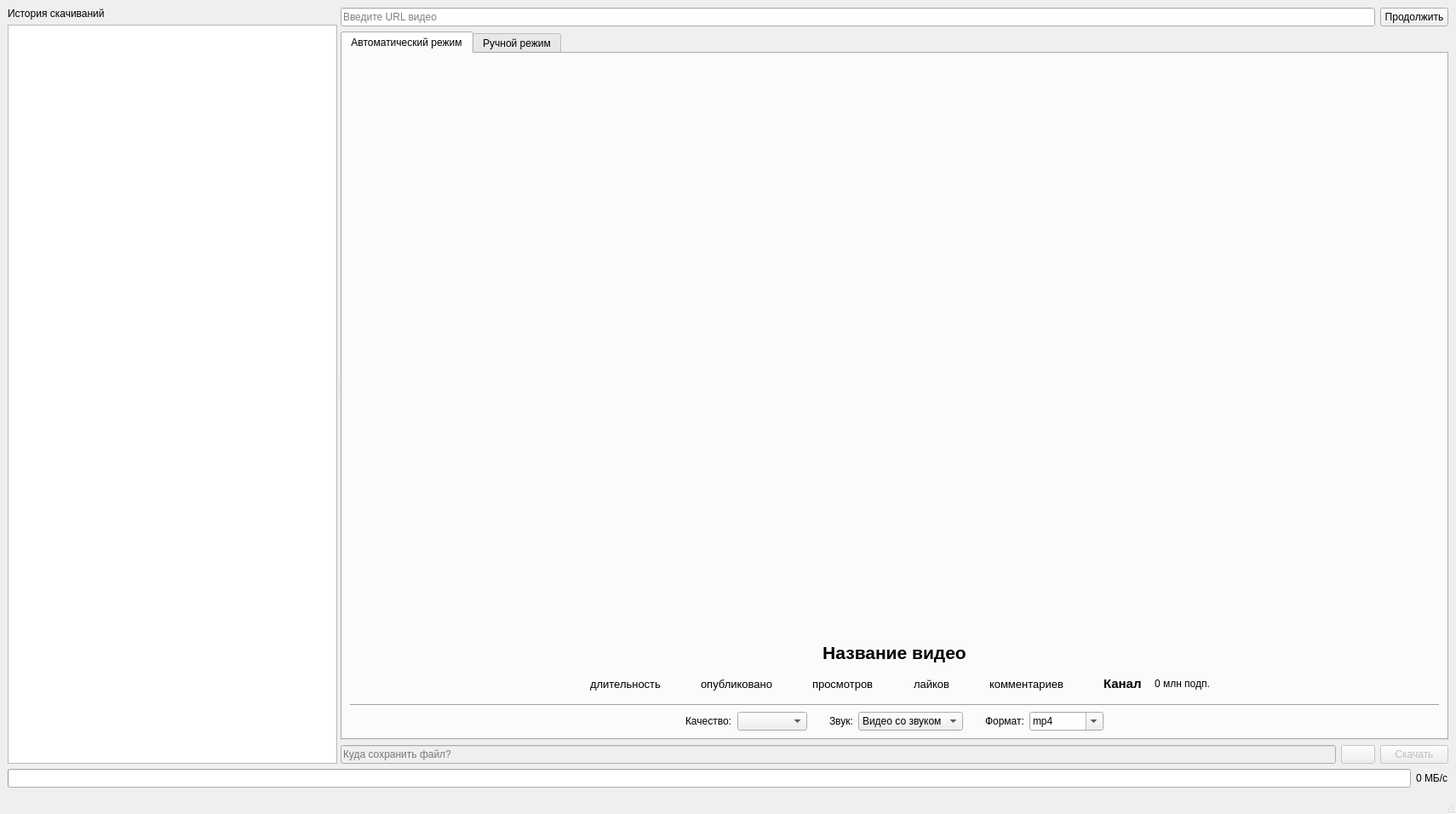
<?xml version="1.0" encoding="UTF-8"?>
<ui version="4.0">
 <class>MainWindow</class>
 <widget class="QMainWindow" name="MainWindow">
  <property name="geometry">
   <rect>
    <x>0</x>
    <y>0</y>
    <width>1710</width>
    <height>956</height>
   </rect>
  </property>
  <property name="windowTitle">
   <string>Скачать видео</string>
  </property>
  <widget class="QWidget" name="centralwidget">
   <layout class="QVBoxLayout" name="verticalLayout_5">
    <item>
     <widget class="QSplitter" name="splitter">
      <property name="sizePolicy">
       <sizepolicy hsizetype="Expanding" vsizetype="Expanding">
        <horstretch>0</horstretch>
        <verstretch>0</verstretch>
       </sizepolicy>
      </property>
      <property name="orientation">
       <enum>Qt::Horizontal</enum>
      </property>
      <property name="childrenCollapsible">
       <bool>false</bool>
      </property>
      <widget class="QWidget" name="layoutWidget">
       <layout class="QVBoxLayout" name="verticalLayout_3">
        <item>
         <layout class="QHBoxLayout" name="horizontalLayout_9">
          <item>
           <widget class="QLabel" name="label">
            <property name="text">
             <string>История скачиваний</string>
            </property>
           </widget>
          </item>
         </layout>
        </item>
        <item>
         <widget class="QListWidget" name="historyList"/>
        </item>
       </layout>
      </widget>
      <widget class="QWidget" name="layoutWidget">
       <layout class="QVBoxLayout" name="verticalLayout">
        <item>
         <layout class="QHBoxLayout" name="horizontalLayout_4">
          <item>
           <widget class="QLineEdit" name="urlInput">
            <property name="toolTip">
             <string>Введите URL или название видео</string>
            </property>
            <property name="placeholderText">
             <string>Введите URL видео</string>
            </property>
           </widget>
          </item>
          <item>
           <widget class="QPushButton" name="continueBtn">
            <property name="text">
             <string>Продолжить</string>
            </property>
           </widget>
          </item>
         </layout>
        </item>
        <item>
         <widget class="QTabWidget" name="tabWidget">
          <property name="currentIndex">
           <number>0</number>
          </property>
          <widget class="QWidget" name="autoMode">
           <attribute name="title">
            <string>Автоматический режим</string>
           </attribute>
           <layout class="QVBoxLayout" name="verticalLayout_4">
            <item>
             <widget class="QLabel" name="previewPic">
              <property name="sizePolicy">
               <sizepolicy hsizetype="Preferred" vsizetype="Expanding">
                <horstretch>0</horstretch>
                <verstretch>0</verstretch>
               </sizepolicy>
              </property>
              <property name="alignment">
               <set>Qt::AlignCenter</set>
              </property>
             </widget>
            </item>
            <item>
             <widget class="QLabel" name="videoName">
              <property name="font">
               <font>
                <pointsize>16</pointsize>
                <bold>true</bold>
               </font>
              </property>
              <property name="text">
               <string>Название видео</string>
              </property>
              <property name="alignment">
               <set>Qt::AlignCenter</set>
              </property>
             </widget>
            </item>
            <item>
             <layout class="QHBoxLayout" name="horizontalLayout">
              <property name="spacing">
               <number>16</number>
              </property>
              <item>
               <spacer name="horizontalSpacer">
                <property name="orientation">
                 <enum>Qt::Horizontal</enum>
                </property>
                <property name="sizeHint" stdset="0">
                 <size>
                  <width>40</width>
                  <height>20</height>
                 </size>
                </property>
               </spacer>
              </item>
              <item>
               <widget class="QWidget" name="widget_6" native="true">
                <layout class="QHBoxLayout" name="horizontalLayout_16">
                 <property name="spacing">
                  <number>6</number>
                 </property>
                 <item>
                  <widget class="QLabel" name="label_14">
                   <property name="maximumSize">
                    <size>
                     <width>18</width>
                     <height>18</height>
                    </size>
                   </property>
                   <property name="pixmap">
                    <pixmap>../icons/round_timer_white_18dp.png</pixmap>
                   </property>
                   <property name="scaledContents">
                    <bool>true</bool>
                   </property>
                  </widget>
                 </item>
                 <item>
                  <widget class="QLabel" name="durationText">
                   <property name="font">
                    <font>
                     <pointsize>10</pointsize>
                    </font>
                   </property>
                   <property name="text">
                    <string>длительность</string>
                   </property>
                  </widget>
                 </item>
                </layout>
               </widget>
              </item>
              <item>
               <widget class="QWidget" name="widget_3" native="true">
                <layout class="QHBoxLayout" name="horizontalLayout_15">
                 <property name="spacing">
                  <number>6</number>
                 </property>
                 <item>
                  <widget class="QLabel" name="label_13">
                   <property name="maximumSize">
                    <size>
                     <width>18</width>
                     <height>18</height>
                    </size>
                   </property>
                   <property name="pixmap">
                    <pixmap>../icons/round_today_white_18dp.png</pixmap>
                   </property>
                   <property name="scaledContents">
                    <bool>true</bool>
                   </property>
                  </widget>
                 </item>
                 <item>
                  <widget class="QLabel" name="dateText">
                   <property name="font">
                    <font>
                     <pointsize>10</pointsize>
                    </font>
                   </property>
                   <property name="text">
                    <string>опубликовано</string>
                   </property>
                  </widget>
                 </item>
                </layout>
               </widget>
              </item>
              <item>
               <widget class="QWidget" name="widget_1" native="true">
                <layout class="QHBoxLayout" name="horizontalLayout_10">
                 <property name="spacing">
                  <number>6</number>
                 </property>
                 <item>
                  <widget class="QLabel" name="label_2">
                   <property name="maximumSize">
                    <size>
                     <width>18</width>
                     <height>18</height>
                    </size>
                   </property>
                   <property name="pixmap">
                    <pixmap>../icons/round_visibility_white_18dp.png</pixmap>
                   </property>
                   <property name="scaledContents">
                    <bool>true</bool>
                   </property>
                  </widget>
                 </item>
                 <item>
                  <widget class="QLabel" name="viewsText">
                   <property name="font">
                    <font>
                     <pointsize>10</pointsize>
                    </font>
                   </property>
                   <property name="text">
                    <string>просмотров</string>
                   </property>
                  </widget>
                 </item>
                </layout>
               </widget>
              </item>
              <item>
               <widget class="QWidget" name="widget_2" native="true">
                <layout class="QHBoxLayout" name="horizontalLayout_17">
                 <property name="spacing">
                  <number>6</number>
                 </property>
                 <item>
                  <widget class="QLabel" name="label_15">
                   <property name="maximumSize">
                    <size>
                     <width>18</width>
                     <height>18</height>
                    </size>
                   </property>
                   <property name="pixmap">
                    <pixmap>../icons/round_thumb_up_white_18dp.png</pixmap>
                   </property>
                   <property name="scaledContents">
                    <bool>true</bool>
                   </property>
                  </widget>
                 </item>
                 <item>
                  <widget class="QLabel" name="likeText">
                   <property name="font">
                    <font>
                     <pointsize>10</pointsize>
                    </font>
                   </property>
                   <property name="text">
                    <string>лайков</string>
                   </property>
                  </widget>
                 </item>
                </layout>
               </widget>
              </item>
              <item>
               <widget class="QWidget" name="widget_4" native="true">
                <layout class="QHBoxLayout" name="horizontalLayout_14">
                 <property name="spacing">
                  <number>6</number>
                 </property>
                 <item>
                  <widget class="QLabel" name="label_12">
                   <property name="maximumSize">
                    <size>
                     <width>18</width>
                     <height>18</height>
                    </size>
                   </property>
                   <property name="pixmap">
                    <pixmap>../icons/round_question_answer_white_18dp.png</pixmap>
                   </property>
                   <property name="scaledContents">
                    <bool>true</bool>
                   </property>
                  </widget>
                 </item>
                 <item>
                  <widget class="QLabel" name="commentsText">
                   <property name="font">
                    <font>
                     <pointsize>10</pointsize>
                    </font>
                   </property>
                   <property name="text">
                    <string>комментариев</string>
                   </property>
                  </widget>
                 </item>
                </layout>
               </widget>
              </item>
              <item>
               <widget class="QWidget" name="widget_5" native="true">
                <layout class="QHBoxLayout" name="horizontalLayout_12">
                 <property name="spacing">
                  <number>6</number>
                 </property>
                 <item>
                  <widget class="QLabel" name="label_10">
                   <property name="maximumSize">
                    <size>
                     <width>18</width>
                     <height>18</height>
                    </size>
                   </property>
                   <property name="pixmap">
                    <pixmap>../icons/round_person_white_18dp.png</pixmap>
                   </property>
                   <property name="scaledContents">
                    <bool>true</bool>
                   </property>
                  </widget>
                 </item>
                 <item>
                  <layout class="QHBoxLayout" name="horizontalLayout_6">
                   <property name="spacing">
                    <number>2</number>
                   </property>
                   <item>
                    <widget class="QLabel" name="channelText">
                     <property name="font">
                      <font>
                       <pointsize>11</pointsize>
                       <bold>true</bold>
                      </font>
                     </property>
                     <property name="text">
                      <string>Канал</string>
                     </property>
                     <property name="openExternalLinks">
                      <bool>true</bool>
                     </property>
                    </widget>
                   </item>
                   <item>
                    <widget class="QLabel" name="verifiedTick">
                     <property name="maximumSize">
                      <size>
                       <width>16</width>
                       <height>16</height>
                      </size>
                     </property>
                     <property name="pixmap">
                      <pixmap>../icons/round_verified_white_18dp.png</pixmap>
                     </property>
                     <property name="scaledContents">
                      <bool>true</bool>
                     </property>
                    </widget>
                   </item>
                  </layout>
                 </item>
                 <item>
                  <widget class="QLabel" name="subscribersText">
                   <property name="text">
                    <string>0 млн подп.</string>
                   </property>
                  </widget>
                 </item>
                </layout>
               </widget>
              </item>
              <item>
               <spacer name="horizontalSpacer_2">
                <property name="orientation">
                 <enum>Qt::Horizontal</enum>
                </property>
                <property name="sizeHint" stdset="0">
                 <size>
                  <width>40</width>
                  <height>20</height>
                 </size>
                </property>
               </spacer>
              </item>
             </layout>
            </item>
            <item>
             <widget class="Line" name="line">
              <property name="orientation">
               <enum>Qt::Horizontal</enum>
              </property>
             </widget>
            </item>
            <item>
             <layout class="QHBoxLayout" name="horizontalLayout_5">
              <item>
               <spacer name="horizontalSpacer_3">
                <property name="orientation">
                 <enum>Qt::Horizontal</enum>
                </property>
                <property name="sizeHint" stdset="0">
                 <size>
                  <width>40</width>
                  <height>20</height>
                 </size>
                </property>
               </spacer>
              </item>
              <item>
               <widget class="QLabel" name="label_3">
                <property name="text">
                 <string>Качество:</string>
                </property>
               </widget>
              </item>
              <item>
               <widget class="QComboBox" name="qualityBox">
                <property name="sizePolicy">
                 <sizepolicy hsizetype="Minimum" vsizetype="Fixed">
                  <horstretch>0</horstretch>
                  <verstretch>0</verstretch>
                 </sizepolicy>
                </property>
                <property name="placeholderText">
                 <string>Качество</string>
                </property>
               </widget>
              </item>
              <item>
               <spacer name="horizontalSpacer_6">
                <property name="orientation">
                 <enum>Qt::Horizontal</enum>
                </property>
                <property name="sizeType">
                 <enum>QSizePolicy::Fixed</enum>
                </property>
                <property name="sizeHint" stdset="0">
                 <size>
                  <width>20</width>
                  <height>20</height>
                 </size>
                </property>
               </spacer>
              </item>
              <item>
               <widget class="QLabel" name="label_5">
                <property name="text">
                 <string>Звук:</string>
                </property>
               </widget>
              </item>
              <item>
               <widget class="QComboBox" name="soundBox">
                <property name="sizePolicy">
                 <sizepolicy hsizetype="Minimum" vsizetype="Fixed">
                  <horstretch>0</horstretch>
                  <verstretch>0</verstretch>
                 </sizepolicy>
                </property>
                <property name="currentIndex">
                 <number>0</number>
                </property>
                <property name="placeholderText">
                 <string>Звук</string>
                </property>
                <item>
                 <property name="text">
                  <string>Видео со звуком</string>
                 </property>
                </item>
                <item>
                 <property name="text">
                  <string>Только аудио</string>
                 </property>
                </item>
                <item>
                 <property name="text">
                  <string>Только видео</string>
                 </property>
                </item>
               </widget>
              </item>
              <item>
               <spacer name="horizontalSpacer_7">
                <property name="orientation">
                 <enum>Qt::Horizontal</enum>
                </property>
                <property name="sizeType">
                 <enum>QSizePolicy::Fixed</enum>
                </property>
                <property name="sizeHint" stdset="0">
                 <size>
                  <width>20</width>
                  <height>20</height>
                 </size>
                </property>
               </spacer>
              </item>
              <item>
               <widget class="QLabel" name="label_6">
                <property name="text">
                 <string>Формат:</string>
                </property>
               </widget>
              </item>
              <item>
               <widget class="QComboBox" name="formatBox">
                <property name="sizePolicy">
                 <sizepolicy hsizetype="Minimum" vsizetype="Fixed">
                  <horstretch>0</horstretch>
                  <verstretch>0</verstretch>
                 </sizepolicy>
                </property>
                <property name="editable">
                 <bool>true</bool>
                </property>
                <property name="currentIndex">
                 <number>1</number>
                </property>
                <property name="placeholderText">
                 <string>Звук</string>
                </property>
                <item>
                 <property name="text">
                  <string>Исходный</string>
                 </property>
                </item>
                <item>
                 <property name="text">
                  <string>mp4</string>
                 </property>
                </item>
                <item>
                 <property name="text">
                  <string>webm</string>
                 </property>
                </item>
               </widget>
              </item>
              <item>
               <spacer name="horizontalSpacer_4">
                <property name="orientation">
                 <enum>Qt::Horizontal</enum>
                </property>
                <property name="sizeHint" stdset="0">
                 <size>
                  <width>40</width>
                  <height>20</height>
                 </size>
                </property>
               </spacer>
              </item>
             </layout>
            </item>
           </layout>
          </widget>
          <widget class="QWidget" name="customMode">
           <attribute name="title">
            <string>Ручной режим</string>
           </attribute>
           <layout class="QVBoxLayout" name="verticalLayout_2">
            <item>
             <widget class="QLabel" name="label_7">
              <property name="text">
               <string>Выберите нужное качество видео вручную:</string>
              </property>
             </widget>
            </item>
            <item>
             <widget class="QTableWidget" name="qualityTable">
              <property name="alternatingRowColors">
               <bool>true</bool>
              </property>
              <property name="selectionMode">
               <enum>QAbstractItemView::SingleSelection</enum>
              </property>
              <property name="selectionBehavior">
               <enum>QAbstractItemView::SelectRows</enum>
              </property>
              <attribute name="horizontalHeaderShowSortIndicator" stdset="0">
               <bool>true</bool>
              </attribute>
              <attribute name="verticalHeaderVisible">
               <bool>false</bool>
              </attribute>
             </widget>
            </item>
           </layout>
          </widget>
         </widget>
        </item>
        <item>
         <layout class="QHBoxLayout" name="horizontalLayout_2">
          <item>
           <widget class="QLineEdit" name="savePath">
            <property name="enabled">
             <bool>false</bool>
            </property>
            <property name="placeholderText">
             <string>Куда сохранить файл?</string>
            </property>
           </widget>
          </item>
          <item>
           <widget class="QPushButton" name="folderSelectBtn">
            <property name="enabled">
             <bool>false</bool>
            </property>
            <property name="icon">
             <iconset>
              <normaloff>../icons/round_folder_open_white_18dp.png</normaloff>../icons/round_folder_open_white_18dp.png</iconset>
            </property>
           </widget>
          </item>
          <item>
           <widget class="QPushButton" name="saveBtn">
            <property name="enabled">
             <bool>false</bool>
            </property>
            <property name="text">
             <string>Скачать</string>
            </property>
           </widget>
          </item>
         </layout>
        </item>
       </layout>
      </widget>
     </widget>
    </item>
    <item>
     <layout class="QHBoxLayout" name="horizontalLayout_3">
      <item>
       <widget class="QProgressBar" name="downloadProgress">
        <property name="alignment">
         <set>Qt::AlignCenter</set>
        </property>
        <property name="format">
         <string>Загрузка видео %p%</string>
        </property>
       </widget>
      </item>
      <item>
       <widget class="QLabel" name="downloadSpeed">
        <property name="text">
         <string>0 МБ/с</string>
        </property>
       </widget>
      </item>
     </layout>
    </item>
   </layout>
  </widget>
  <widget class="QStatusBar" name="statusbar"/>
 </widget>
 <tabstops>
  <tabstop>urlInput</tabstop>
  <tabstop>continueBtn</tabstop>
  <tabstop>tabWidget</tabstop>
  <tabstop>qualityBox</tabstop>
  <tabstop>soundBox</tabstop>
  <tabstop>savePath</tabstop>
  <tabstop>saveBtn</tabstop>
  <tabstop>historyList</tabstop>
  <tabstop>qualityTable</tabstop>
 </tabstops>
 <resources/>
 <connections/>
</ui>
